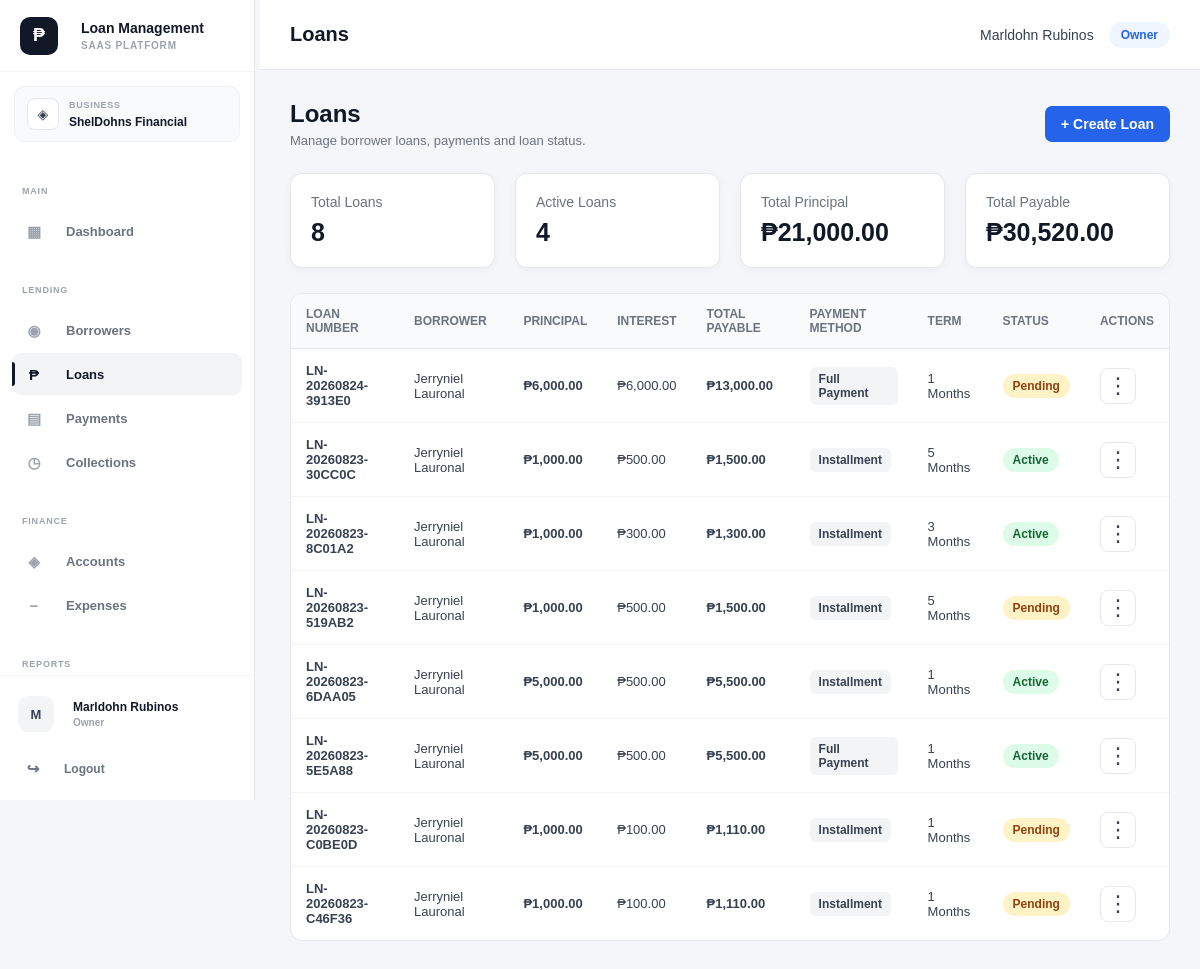
Screenshot of /public/index.php?url=loans (signed in) with the database file from the repository.
### tables this page shows
CREATE TABLE `loans` (
  `id` int(10) UNSIGNED NOT NULL,
  `business_id` bigint(20) UNSIGNED NOT NULL,
  `borrower_id` int(10) UNSIGNED NOT NULL,
  `account_id` int(10) UNSIGNED DEFAULT NULL,
  `category_id` int(10) UNSIGNED DEFAULT NULL,
  `loan_number` varchar(50) NOT NULL,
  `principal_amount` decimal(15,2) NOT NULL DEFAULT 0.00,
  `interest_rate` decimal(8,2) NOT NULL DEFAULT 0.00,
  `interest_type` enum('flat','reducing_balance') NOT NULL DEFAULT 'flat',
  `payment_type` enum('installment','full_payment') NOT NULL DEFAULT 'installment',
  `term` int(11) NOT NULL DEFAULT 1,
  `term_period` enum('days','weeks','months','years') NOT NULL DEFAULT 'months',
  `processing_fee` decimal(15,2) NOT NULL DEFAULT 0.00,
  `total_interest` decimal(15,2) NOT NULL DEFAULT 0.00,
  `total_payable` decimal(15,2) NOT NULL DEFAULT 0.00,
  `release_date` date DEFAULT NULL,
  `first_payment_date` date DEFAULT NULL,
  `status` enum('pending','approved','active','completed','overdue','cancelled','rejected') NOT NULL DEFAULT 'pending',
  `purpose` varchar(255) DEFAULT NULL,
  `notes` text DEFAULT NULL,
  `created_by` int(10) UNSIGNED DEFAULT NULL,
  `created_at` timestamp NOT NULL DEFAULT current_timestamp(),
  `updated_at` timestamp NOT NULL DEFAULT current_timestamp() ON UPDATE current_timestamp()
);

### app/views/loans/index.php (the view, shortened to what the rows shown need)
<?php
$loans =
    $loans
    ?? [];
if (!function_exists('formatPaymentMethod')) {
    function formatPaymentMethod($value): string
    {
        $value =
            strtolower(
                trim(
                    (string)$value
                )
            );
        switch ($value) {
            case 'full_payment':
                return 'Full Payment';
            case 'installment':
                return 'Installment';
        }
    }
}
?>
<!DOCTYPE html>
<html lang="en">
<head>
    <link
        rel="stylesheet"
        href="assets/css/style.css"
    >
</head>
<body>
<div class="main-content">
    <div class="container">
        <div class="page-header">
            <div>
                <h1>
                    Loans
                </h1>
            </div>
        </div>
        <?php if (empty($loans)): ?>
            <div
                class="form-card"
                style="margin-top:20px;"
            >
                <div class="empty-state">
                    <h3>
                        No Loans Found
                    </h3>
                    <p>
                        You haven't created
                        any loans yet.
                    </p>
                    <br>
                    <button
                        type="button"
                        class="btn btn-primary"
                        onclick="openCreateLoanModal()"
                    >
                        Create Your First Loan
                    </button>
                </div>
            </div>
        <?php else: ?>
            <div
                class="table-container"
                style="margin-top:20px;"
            >
                <table>
                    <thead>
                        <tr>
                            <th>
                                Loan Number
                            </th>
                            <th>
                                Borrower
                            </th>
                            <th>
                                Principal
                            </th>
                            <th>
                                Interest
                            </th>
                            <th>
                                Total Payable
                            </th>
                            <th>
                                Payment Method
                            </th>
                            <th>
                                Term
                            </th>
                            <th>
                                Status
                            </th>
                            <th>
                                Actions
                            </th>
                        </tr>
                    </thead>
                    <tbody>
                    <?php foreach (
                        $loans as $loan
                    ): ?>
                        <?php
                        $loanId =
                            (int)(
                                $loan['id']
                                ?? 0
                            );
                        $loanNumber =
                            $loan['loan_number']
                            ?? '';
                        $borrowerName =
                            $loan['borrower_name']
                            ?? $loan['full_name']
                            ?? $loan['borrower']
                            ?? 'Unknown Borrower';
                        $principal =
                            (float)(
                                $loan['principal_amount']
                                ?? 0
                            );
                        $interest =
                            (float)(
                                $loan['total_interest']
                                ?? 0
                            );
                        $payable =
                            (float)(
                                $loan['total_payable']
                                ?? 0
                            );
                        $term =
                            (int)(
                                $loan['term']
                                ?? 1
                            );
                        $termPeriod =
                            $loan['term_period']
                            ?? 'months';
                        $paymentType =
                            $loan['payment_type']
                            ?? 'installment';
                        $status =
                            strtolower(
                                $loan['status']
                                ?? 'pending'
                            );
                        ?>
                        <tr>
                            <td>
                                <span class="loan-number">
                                    <?= htmlspecialchars(
                                        $loanNumber
                                    ) ?>
                                </span>
                            </td>
                            <td>
                                <?= htmlspecialchars(
                                    $borrowerName
                                ) ?>
                            </td>
                            <td>
                                <strong>
                                    ₱<?= number_format(
                                        $principal,
                                        2
                                    ) ?>
                                </strong>
                            </td>
                            <td>
                                ₱<?= number_format(
                                    $interest,
                                    2
                                ) ?>
                            </td>
                            <td>
                                <strong>
                                    ₱<?= number_format(
                                        $payable,
                                        2
                                    ) ?>
                                </strong>
                            </td>
                            <td>
                                <span class="payment-method">
                                    <?= htmlspecialchars(
                                        formatPaymentMethod(
                                            $paymentType
                                        )
                                    ) ?>
                                </span>
                            </td>
                            <td>
                                <?= number_format(
                                    $term
                                ) ?>
                                <?= htmlspecialchars(
                                    ucfirst(
                                        $termPeriod
                                    )
                                ) ?>
                            </td>
                            <td>
                                <span
                                    class="loan-status loan-status-<?= htmlspecialchars(
                                        $status
                                    ) ?>"
                                >
                                    <?= htmlspecialchars(
                                        ucfirst(
                                            $status
                                        )
                                    ) ?>
                                </span>
                            </td>
                            <td>
                                <div class="loan-action-menu">
                                    <button
                                        type="button"
                                        class="loan-action-button"
                                        onclick="toggleLoanActions(<?= $loanId ?>)"
                                        aria-label="Loan actions"
                                        aria-expanded="false"
                                        data-loan-id="<?= $loanId ?>"
                                    >
                                        ⋮
                                    </button>
                                </div>
                            </td>
                        </tr>
                    <?php endforeach; ?>
                    </tbody>
                </table>
            </div>
        <?php endif; ?>
    </div>
</div>
</body>
</html>

### rows the page displays
loans: loan_number "LN-20260824-3913E0", borrowerName "Jerryniel Lauronal", principal_amount "6,000.00", total_interest "6,000.00", total_payable "13,000.00", payment_type "Full Payment", term "1", term_period "Months", status "Pending"
loans: loan_number "LN-20260823-30CC0C", borrowerName "Jerryniel Lauronal", principal_amount "1,000.00", total_interest "500.00", total_payable "1,500.00", payment_type "Installment", term "5", term_period "Months", status "Active"
loans: loan_number "LN-20260823-8C01A2", borrowerName "Jerryniel Lauronal", principal_amount "1,000.00", total_interest "300.00", total_payable "1,300.00", payment_type "Installment", term "3", term_period "Months", status "Active"
loans: loan_number "LN-20260823-519AB2", borrowerName "Jerryniel Lauronal", principal_amount "1,000.00", total_interest "500.00", total_payable "1,500.00", payment_type "Installment", term "5", term_period "Months", status "Pending"
loans: loan_number "LN-20260823-6DAA05", borrowerName "Jerryniel Lauronal", principal_amount "5,000.00", total_interest "500.00", total_payable "5,500.00", payment_type "Installment", term "1", term_period "Months", status "Active"
loans: loan_number "LN-20260823-5E5A88", borrowerName "Jerryniel Lauronal", principal_amount "5,000.00", total_interest "500.00", total_payable "5,500.00", payment_type "Full Payment", term "1", term_period "Months", status "Active"
loans: loan_number "LN-20260823-C0BE0D", borrowerName "Jerryniel Lauronal", principal_amount "1,000.00", total_interest "100.00", total_payable "1,110.00", payment_type "Installment", term "1", term_period "Months", status "Pending"
loans: loan_number "LN-20260823-C46F36", borrowerName "Jerryniel Lauronal", principal_amount "1,000.00", total_interest "100.00", total_payable "1,110.00", payment_type "Installment", term "1", term_period "Months", status "Pending"

### other values shown
$business['name'] "ShelDohns Financial"
$avatarLetter "M"
$displayName "Marldohn Rubinos"
$displayRole "Owner"
$user['full_name'] "Marldohn Rubinos"
$tenantRole "Owner"
$totalLoans "8"
$activeLoans "4"
$totalPrincipal "21,000.00"
$totalPayable "30,520.00"
